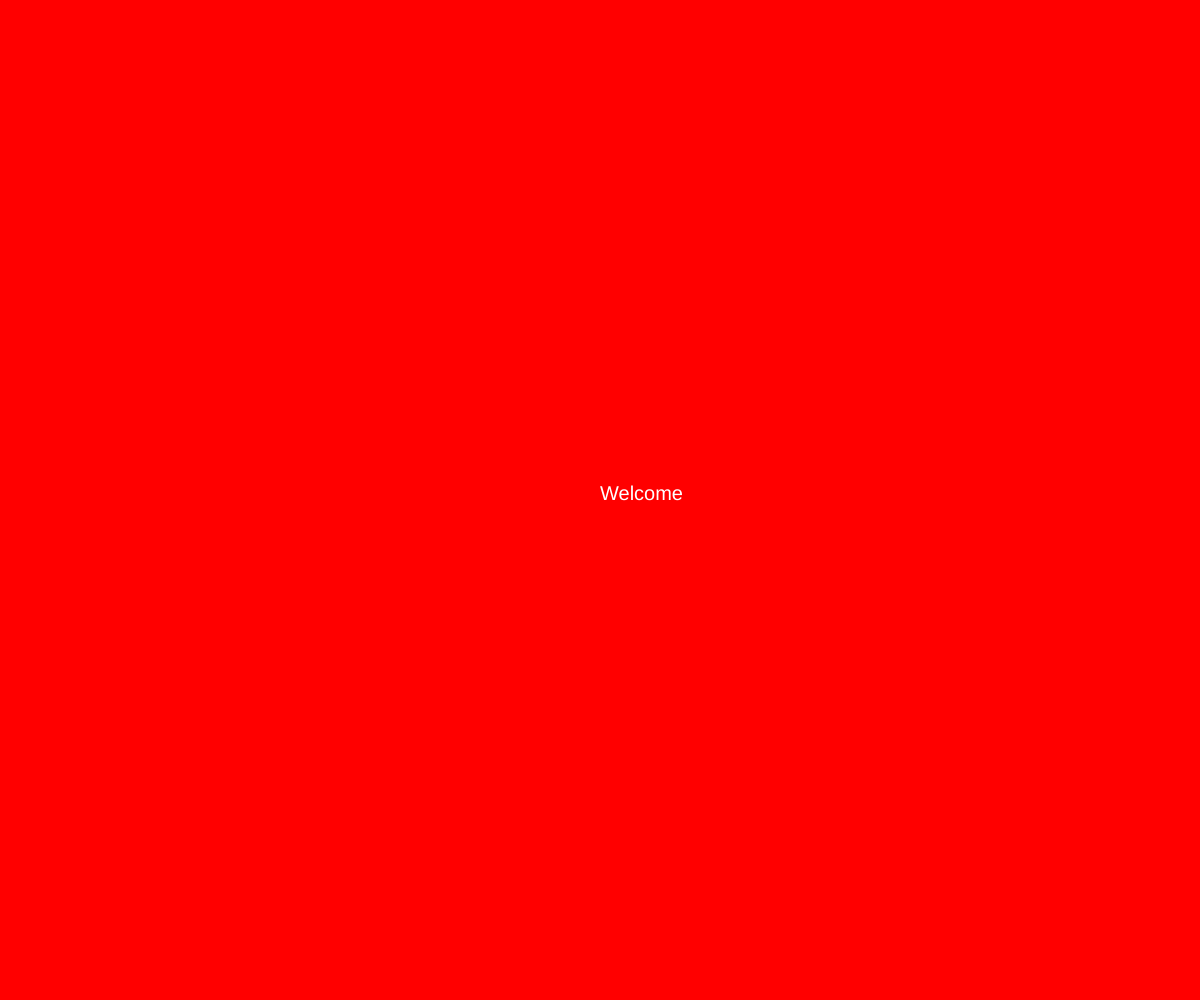
Frame 1 (no input)
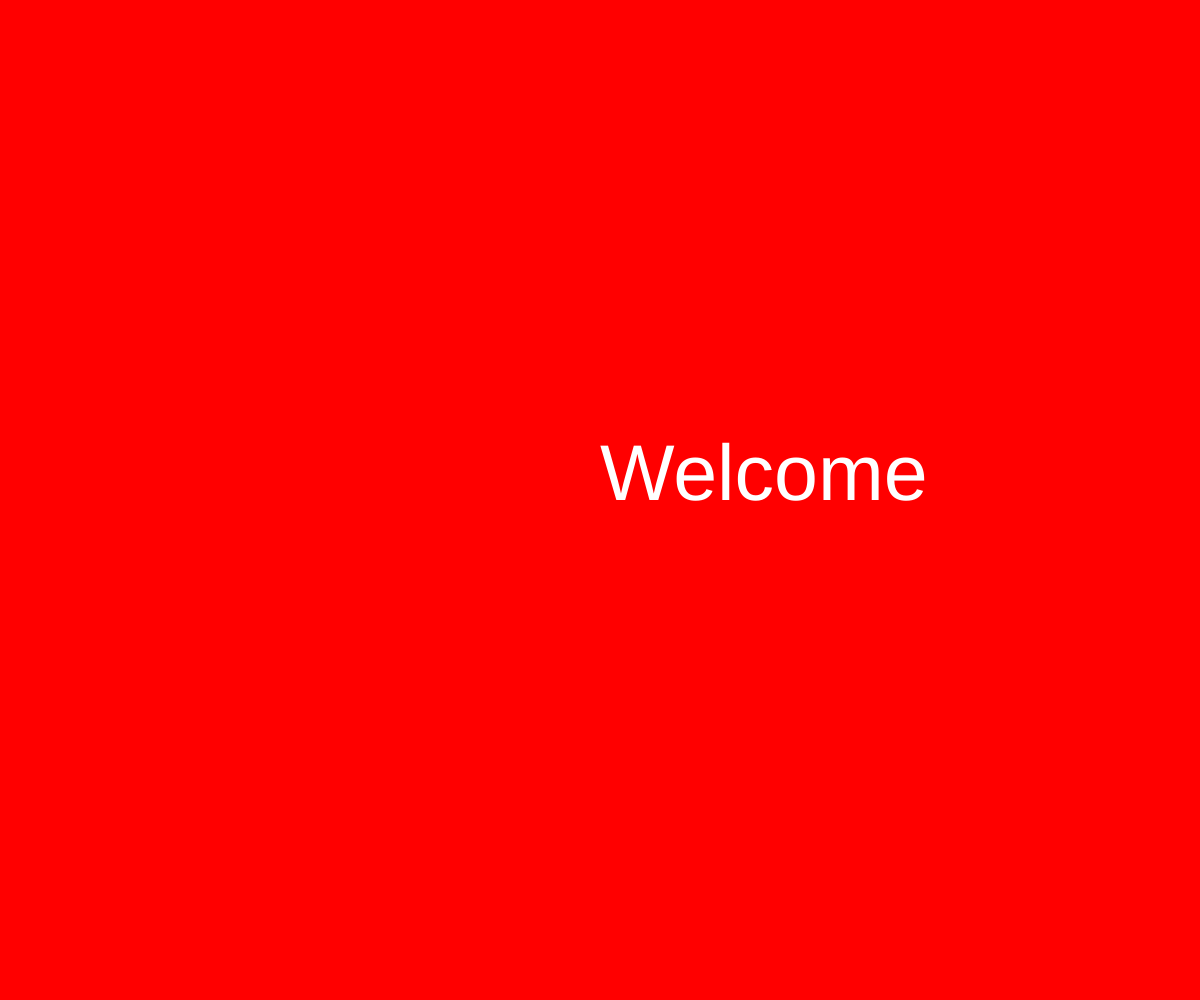
Frame 60 (no input)
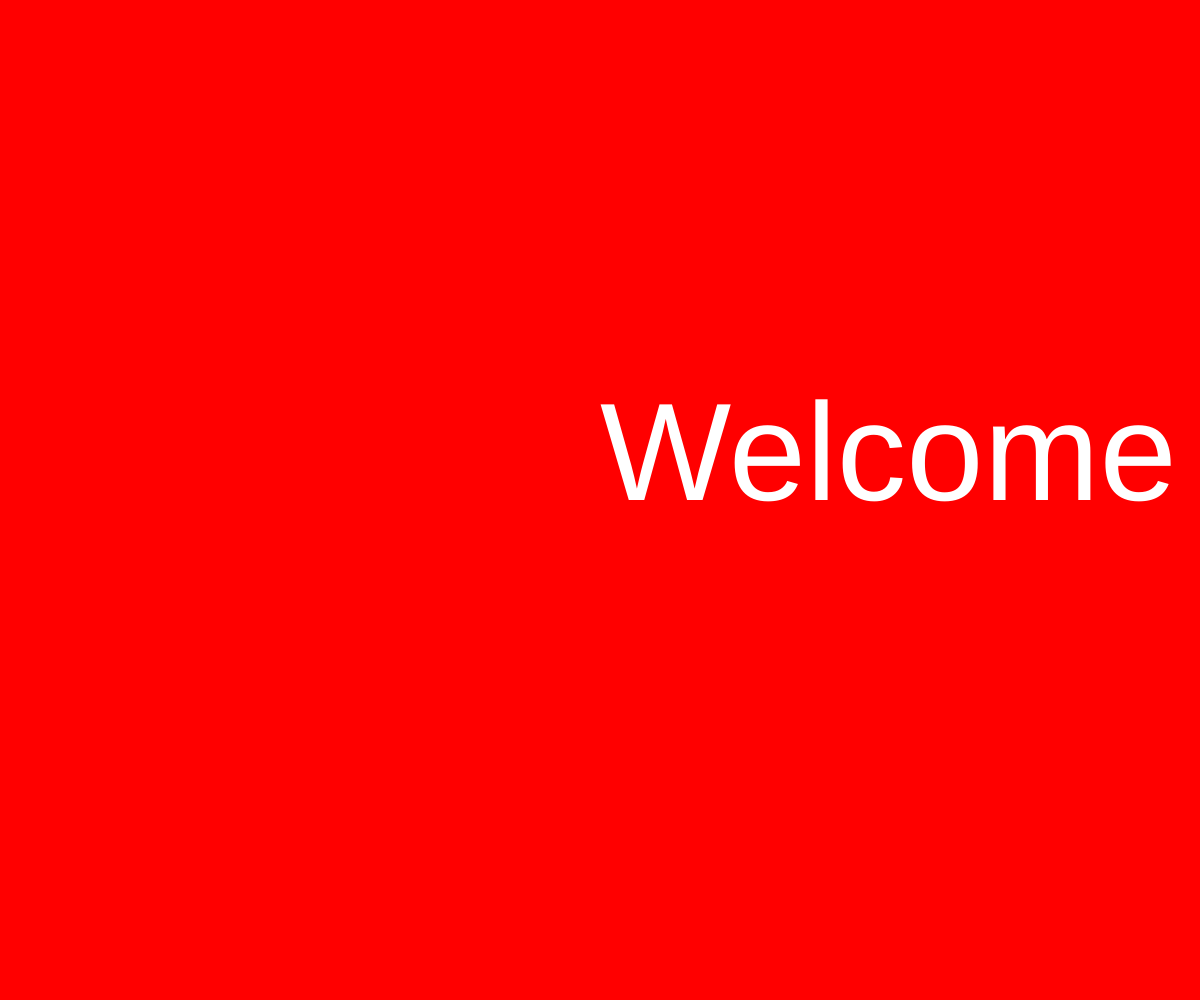
Frame 120 (the mouse pressed at the canvas centre since frame 60)

The p5.js sketch that drew these frames (run headless with seeded random() and noise() and a simulated clock; from frame 60 on, the mouse is pressed at the canvas centre):

// p5.js sketch
// ── sketch.js
var myState = 0;
var size = 20;
var x = 200;

function setup() {
  // put setup code here
  createCanvas(windowWidth, windowHeight);
}

function draw() {
  // put drawing code here
switch(myState){
  case 0:
    background('red');
    fill('white');
    textSize(size);
    text("Welcome", width/2, height/2);
    size++;
    if (size > 150) {
      size = 0;
    }
  break;

  case 1:
  background('blue');
  fill('orange');
  textSize(size);
  text("To", width/2, height/2);
  size = size - 1;
  if (size < 0) {
    size = 150;
  }
  break;

  case 2:
  background('green');
  fill('yellow')
  text("Game", x, height/2);
  x+=5;
  if (x > width) {
    x = 0;
  }
  break;


}

}

function mouseReleased() {
  myState++;
  if (myState > 2){
    myState = 0;
  }
  console.log(mouseX + ',' + mouseY);
}
